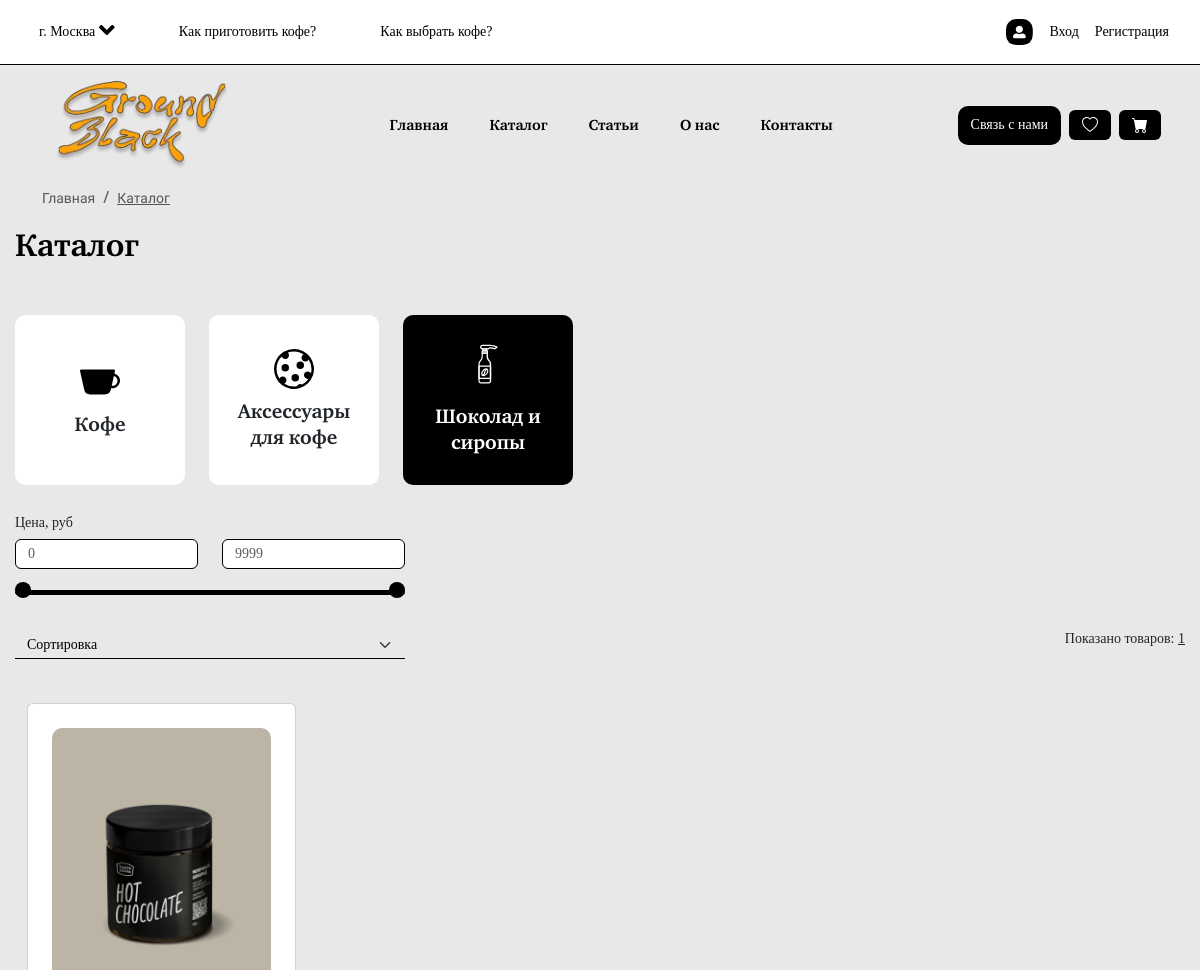
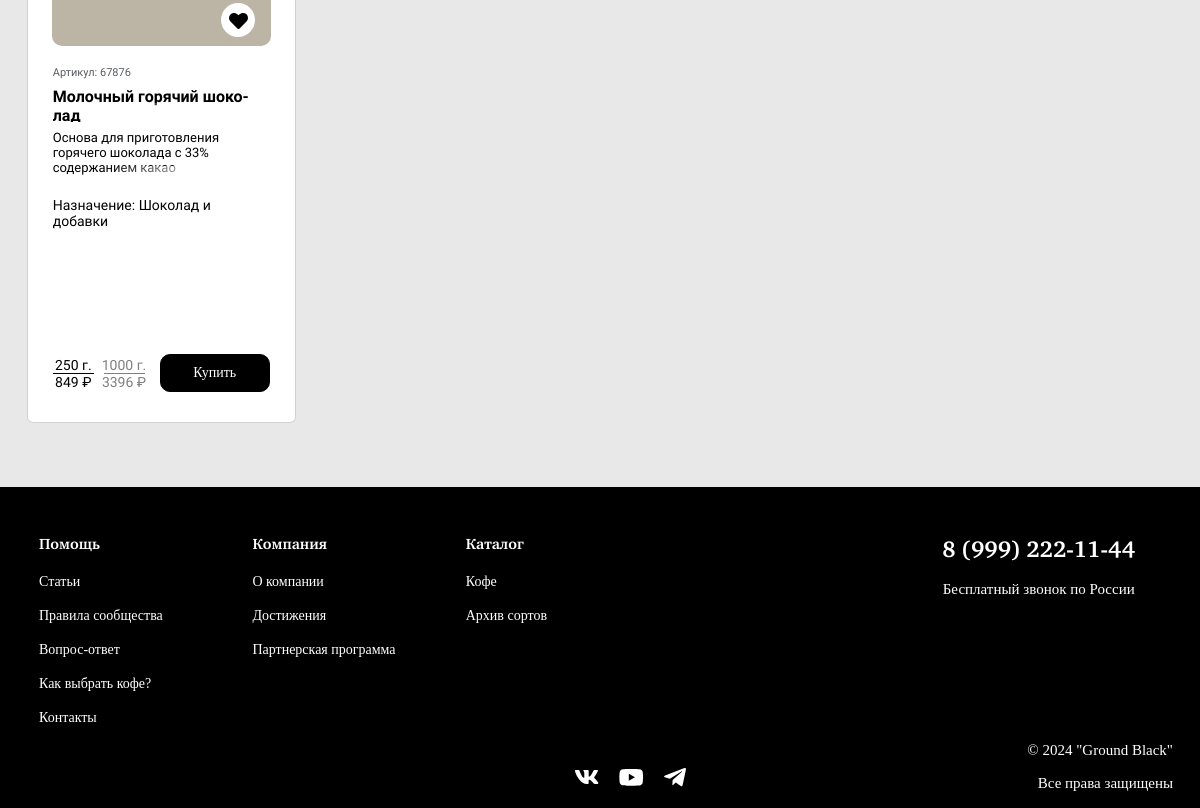
The app's page /pages/catalog.php?id=3 with its own data (2 pictures, top to bottom).
### tables this page shows
CREATE TABLE `categories` (
  `cat_id` int(11) NOT NULL,
  `cat_name` varchar(255) NOT NULL,
  `cat_img` varchar(255) NOT NULL
);

CREATE TABLE `items` (
  `items_id` int(11) NOT NULL,
  `items_article` int(11) NOT NULL,
  `items_name` varchar(255) NOT NULL,
  `items_description` varchar(10000) NOT NULL,
  `items_subdesc` varchar(5000) NOT NULL,
  `items_category` int(11) NOT NULL,
  `items_count` int(11) NOT NULL,
  `items_price` int(255) NOT NULL,
  `items_density` int(255) DEFAULT NULL,
  `items_acidity` int(255) DEFAULT NULL,
  `items_rating` int(11) NOT NULL,
  `items_country` varchar(255) NOT NULL,
  `items_taste` varchar(255) DEFAULT NULL,
  `items_method` varchar(255) DEFAULT NULL,
  `items_purpose` varchar(255) NOT NULL,
  `items_available` int(11) NOT NULL
);

### pages/catalog.php (the view, shortened to what this page needs)
<!DOCTYPE html>
<html lang="ru">
<head>
    <?php include("../modules/links.php") ?>
</head>
<body>
    <?php include ("../modules/header.php"); ?>
    <main>
      <div class="container-user">
            <section class="catalog">
                <?php include('../modules/breadcrumbs.php');?>
                <h1 class="nav-link-font text-black h2-title text-start">Каталог</h1>
                <div class="why-we row d-flex flex-wrap">
                  <?php
                  include('../modules/db.php');
                  $mass = $conn -> query('SELECT * FROM `categories`');
                  while($arr = $mass -> fetch_assoc()):
                  ?>
                <div class="why-we-div col-3 me-2 me-sm-4 mt-2 mt-sm-0">
                  <img src="../assets/icons/<?= $arr['cat_img']; ?>" alt="">
                  <p><?= $arr['cat_name']; ?></p>
                </div>
                <?php endwhile; ?>
                </div>
                <div class="catalog-filters mt-4 row d-flex justify-content-between">
                  <div class="col-12 px-0 price d-flex flex-column">
                    <div class="col-sm-4 mx-0">
                      <label for="priceRange" class="form-label sub-header-font">Цена, руб</label>
                      <div class="d-flex flex-column mb-2">
                          <div class="d-flex justify-content-between mb-2">
                            <input
                            class="form-control me-4"
                            type="number"
                            id="range1"
                            type="text"
                            placeholder="0"
                            required>
                            <input
                            class="form-control"
                            type="number"
                            id="range2"
                            type="text"
                            placeholder="9999"
                            required>
                          </div>
                          <div class="container-range">
                              <div class="slider-track"></div>
                      </div>
                      </div>
                    </div>
                    <div class="col-12 px-0 mt-3 d-flex flex-row justify-content-between">
                      <div class="col-4">
                        <select id="sort" class="form-select" aria-label="Default select example">
                          <option selected disabled hidden>Сортировка</option>
                        </select>
                      </div>
                      <div class="d-none d-sm-block">
                      <?php
                  include('../modules/db.php');
                  if(isset($_GET['id'])):
                    $param = $_GET['id'];
                    if(isset($_GET['sort']) && $_GET['sort'] == 1){
                      $massItem = $conn -> query("SELECT * FROM `items` WHERE `items_available` = 1 AND `items_category` = '$param' ORDER BY `items_price` ASC");
                    } elseif(isset($_GET['sort']) && $_GET['sort'] == 2) {
                      $massItem = $conn -> query("SELECT * FROM `items` WHERE `items_available` = 1 AND `items_category` = '$param' ORDER BY `items_price` DESC");
                    } else {
                      $massItem = $conn -> query("SELECT * FROM `items` WHERE `items_available` = 1 AND `items_category` = '$param'");
                    };
                  endif;
                      ?>
                      <p class="sub-header-font">Показано товаров: <span class="number-result underlined"><?= $massItem -> num_rows ?></span></p>
                    </div>
                    </div>
                  </div>
                </div>
                <div class="row px-0 flex-column">
                </div>
                <div class="catalog-items d-flex row justify-content-sm-between justify-content-xl-start  mt-4">
                <?php
                  include('../modules/db.php');
                  if(isset($_GET['id'])):
                    $param = $_GET['id'];
                    if(isset($_GET['sort']) && $_GET['sort'] == 1){
                      $massItem = $conn -> query("SELECT * FROM `items` WHERE `items_available` = 1 AND `items_category` = '$param' ORDER BY `items_price` ASC");
                    } elseif(isset($_GET['sort']) && $_GET['sort'] == 2) {
                      $massItem = $conn -> query("SELECT * FROM `items` WHERE `items_available` = 1 AND `items_category` = '$param' ORDER BY `items_price` DESC");
                    } else {
                      $massItem = $conn -> query("SELECT * FROM `items` WHERE `items_available` = 1 AND `items_category` = '$param'");
                    };
                    $imgItem = $conn -> query("SELECT * FROM `items_images`");
                    $allImg = array();
                    while($row = $imgItem->fetch_assoc()) {
                        $allImg[] = $row;
                    }
                  endif;
                  while($arrItems = $massItem -> fetch_assoc()):
                    $arrItems['items_img'] = reset(
                      array_filter($allImg, function($item) use ($arrItems) {
                        return $item['item_id'] == $arrItems['items_article'];
                      })
                    )['item_image'];
                    include('../modules/card.php');
                  endwhile;
                  ?>
                </div>
            </section>
    </main>
    <?php include ("../modules/footer.php"); ?>
</body>
</html>

### modules/card.php (shortened to what this page needs)
<div class="col-12 mb-3 col-md-5 col-lg-3">
                      <div class="card">
                        <div class="ps-4 pt-4 pe-4">
                          <div class="d-flex justify-content-center align-items-center p-5" style="background-color: #BCB5A6; border-radius: 10px;">
                        <a href="/pages/item_info.php?id=<?= $arrItems['items_article'] ?>" style="text-decoration: none !important; color: black;">
                            <img src="/assets/img/<?= $arrItems['items_img'] ?>" class="card-img-top" alt="...">
                        </a>
                            <div class="favorite pointer">
                              <a href="/modules/addFav.php?id=<?= $arrItems['items_article'] ?>" class="text-decoration-none">
                              </a>
                            </div>
                          </div>
                        </div>
                        <div class="container-card">
                        <div class="card-body px-0 py-4 p-md-4">
                            <h6 class="card-subtitle mb-2 text-body-secondary amiko-font">Артикул: <?= $arrItems['items_article'] ?></h6>
                            <h5 class="card-title"><?= $arrItems['items_name'] ?></h5>
                            <p class="card-text w-100"><?= $arrItems['items_subdesc'] ?></p>
                            <?php
                            if($arrItems['items_category'] == 1):
                            ?>
                            <div class="card-ranges">
                                <label for="toxic" class="form-label amiko-font card-subtitle" style="color: #070707;">Кислотность</label>
                                <div class="wrapper">
                                    <input
                                    type="range"
                                    class="form-range toxic-range"
                                    id="toxic"
                                    value="<?= $arrItems['items_acidity'] ?>"
                                    disabled
                                    >
                                    <div class="progress-tox"></div>
                                </div>
                                <label for="density" class="form-label amiko-font card-subtitle" style="color: #070707;">Плотность</label>
                                <div class="wrapper">
                                    <input
                                    type="range"
                                    class="form-range"
                                    id="density"
                                    value="<?= $arrItems['items_density'] ?>"
                                    disabled
                                    >
                                    <div class="progress-den"></div>
                                </div>
                            </div>
                            <?php
                            else:
                            ?>
                            <div class="d-flex flex-row align-items-center justify-content-between mt-3 pe-4">
                              <p class="amiko-font mb-0" style="text-align: start; color: black; font-size: 14px; font-style: normal; font-weight: 400;line-height: normal;">Назначение: <?= $arrItems['items_purpose'] ?></p>
                            </div>
                            <?php
                            endif;
                            ?>
                            <div class="d-flex flex-row justify-content-between align-items-center mt-5">
                              <div class="d-flex flex-row justify-content-between">
                                <div class="d-flex flex-column align-items-center me-2">
                                  <p class="amiko-font" style="color: black; margin-bottom: 0; font-size: 14px">250 г.</p>
                                  <div class="line"></div>
                                  <p class="amiko-font card-price" style="color: black; margin-bottom: 0; font-size: 14px"><?= $arrItems['items_price'] ?> ₽</p>
                                </div>
                                <div class="d-flex flex-column align-items-center">
                                  <p class="amiko-font" style="color: rgba(0, 0, 0, 0.50); margin-bottom: 0; font-size: 14px">1000 г.</p>
                                  <div class="line" style="background-color: rgba(0, 0, 0, 0.50)"></div>
                                  <p class="amiko-font" style="color: rgba(0, 0, 0, 0.50); margin-bottom: 0; font-size: 14px"><?php echo $arrItems['items_price']*4 ?> ₽</p>
                                </div>
                              </div>
                              <?php
                              if(!$find):
                              ?>
                                  <a href="../modules/addCart.php?id=<?= $arrItems['items_article'] ?>" class="btn btn-primary my-btn mb-0 d-flex align-items-center justify-content-center">
                                    Купить
                                  </a>
                                  <?php
                                  endif;
                                  ?>
                            </div>
                        </div>
                      </div>
                      </div>
                    </div>

### style/style.css (style rules this page uses)
* { padding: 0; margin: 0; text-decoration: none; }
main { min-height: calc(100vh - 356px) !important; }
.container-user { max-width: 1200px; position: relative; margin-left: auto; margin-right: auto; padding-right: 15px; padding-left: 15px; height: 100%; }
.underlined, .cityMain p:hover { text-decoration: underline; }
.my-btn { border-radius: 10px; background: black; color: white; border: 1px solid black !important; width: 110px; height: 38px; }
.amiko-font, .account-section button, .account-section .button-delete, .account-section p, .account-section span, .account-section a, .account-section th, .account-section td, .account-section input, .account-section select, .account-section option, .item_info .table_property th, .item_info .table_property td, .how_make .make_txt p, .cart-buttons .promo, .cart-section .cart-item .quantity #value, .contact-form textarea, .contact-form select, .contact-form input, .card { font-family: "Amiko", sans-serif; font-size: 14px; font-style: normal; font-weight: 400; line-height: normal; color: white; }
.h2-title, .contact-form h1 { font-size: 32px !important; color: black; margin-top: 48px; margin-bottom: 48px; }
.nav-link-font, .contact-form h1, .why-we .why-we-div p { font-family: "Charter"; font-weight: bold; line-height: normal; font-size: 15px; }
.sub-header-font, .account-header p, .account-header a, .how_make .make_txt li, .catalog .catalog-categories > div, .catalog .catalog-filters .form-select, .catalog .catalog-filters .form-control, .clear-btn, .contact-form button:not(.btn-close), .contact-form label, .my-btn, .add-btn, .fav-btn { font-family: "Charter"; font-weight: normal; line-height: normal; font-size: 14px; }
.pointer, .cart-section .cart-item .cart-img-top, .cityMain p:hover { cursor: pointer; }
body { background-color: #E9E8E8; }
h1 { text-align: center; }
.card { height: 690px; color: black; }
.card .favorite { position: absolute; top: 39%; right: 15%; }
.card .container-card { max-width: 265px; margin: 0 auto; }
.card .card-title { font-size: 16px; font-weight: 700; height: 35px; position: relative; -webkit-hyphens: auto; hyphens: auto; overflow: hidden !important; }
.card .card-title:after { content: ""; text-align: right; position: absolute; bottom: 0; right: 0; width: 70%; height: 1.2em; background: linear-gradient(to right, rgba(255, 255, 255, 0), white 100%); pointer-events: none; }
.card .card-text { font-size: 13px; max-width: 80%; height: 51px; position: relative; -webkit-hyphens: auto; hyphens: auto; overflow: hidden !important; }
.card .card-text:after { content: ""; text-align: right; position: absolute; bottom: 0; right: 0; width: 70%; height: 1.2em; background: linear-gradient(to right, rgba(255, 255, 255, 0), white 100%); pointer-events: none; }
.card .card-img-top { width: 192px; height: 192px; }
.card .card-subtitle { font-size: 11px; font-weight: 400; color: #808080; }
.card .line { height: 1px; width: 41px; background-color: black; }
.why-we .why-we-div { background-color: #FFF; border-radius: 10px; display: flex; justify-content: center; align-items: center; flex-direction: column; padding: 30px; width: 170px; height: 170px; }
.why-we .why-we-div p { font-size: 20px; margin-bottom: 0; text-align: center; }
.why-we .why-we-div img { width: 2.5em; margin-bottom: 10px; }
.row { margin: 0; }
.catalog h1 { color: #FFF; font-size: 24px; text-align: left; margin-bottom: 48px; margin-top: 0; }
.catalog .active-category { background-color: black; color: white !important; }
.catalog .active-category p { color: white !important; }
.catalog .active-category img { filter: brightness(0) invert(1); }
.catalog .why-we-div { position: relative; }
.catalog .catalog-filters .container-range { position: relative; width: 100%; height: 30px; }
.catalog .catalog-filters .slider-track { width: 100%; height: 5px; position: absolute; margin: auto; top: 0; bottom: 0; border-radius: 5px; background: black; border: 1px solid black; }
.catalog .catalog-filters .form-control { color: black; border: 1px solid black; background-color: white !important; }
.catalog .catalog-filters .form-select { color: black; border: unset !important; border-bottom: 1px solid black !important; background-color: unset !important; border-radius: unset !important; }

### records on screen
categories: cat_img (picture), cat_name "Кофе"
categories: cat_img (picture), cat_name "Аксессуары для кофе"
categories: cat_img (picture), cat_name "Шоколад и сиропы"
items: items_article "67876", items_name "Молочный горячий шоколад", items_subdesc "Основа для приготовления горячего шоколада с 33% содержанием какао", items_purpose "Шоколад и добавки", items_price "849", $arrItems['items_price']*4 "3396"

### other values on screen
$key "Каталог"
$massItem -> num_rows "1"
